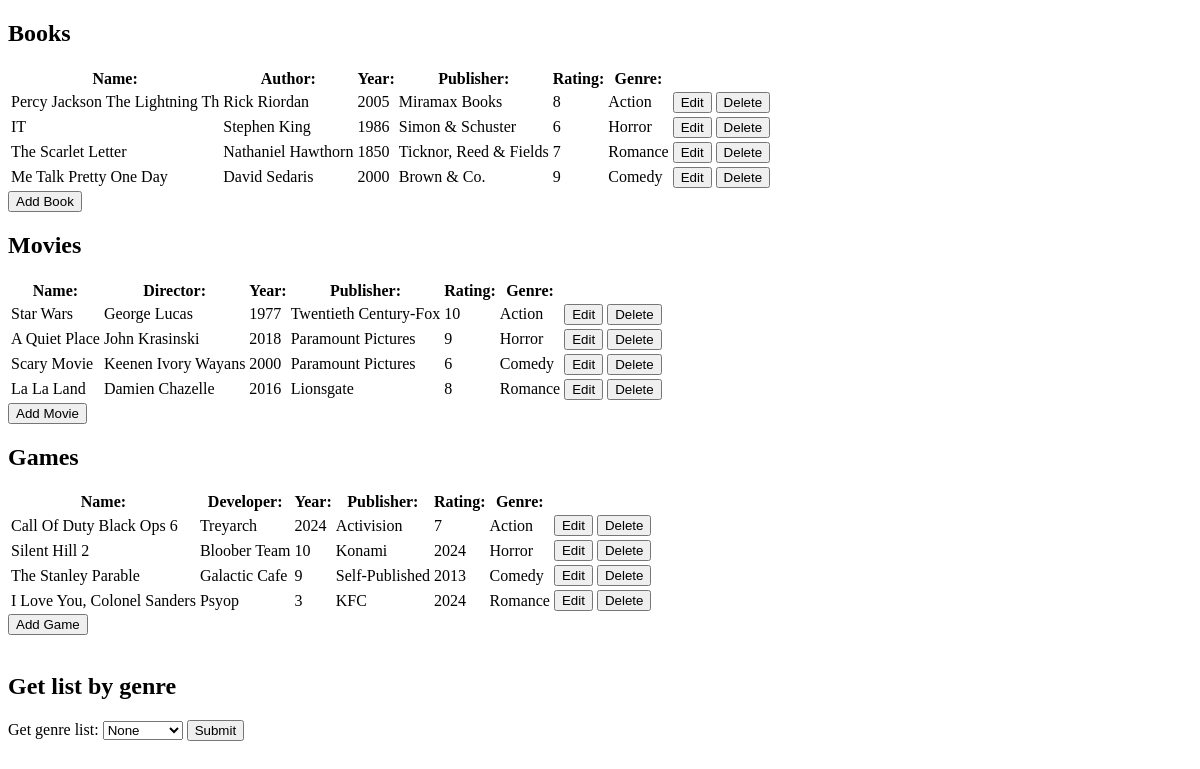
The app's page /, older data.
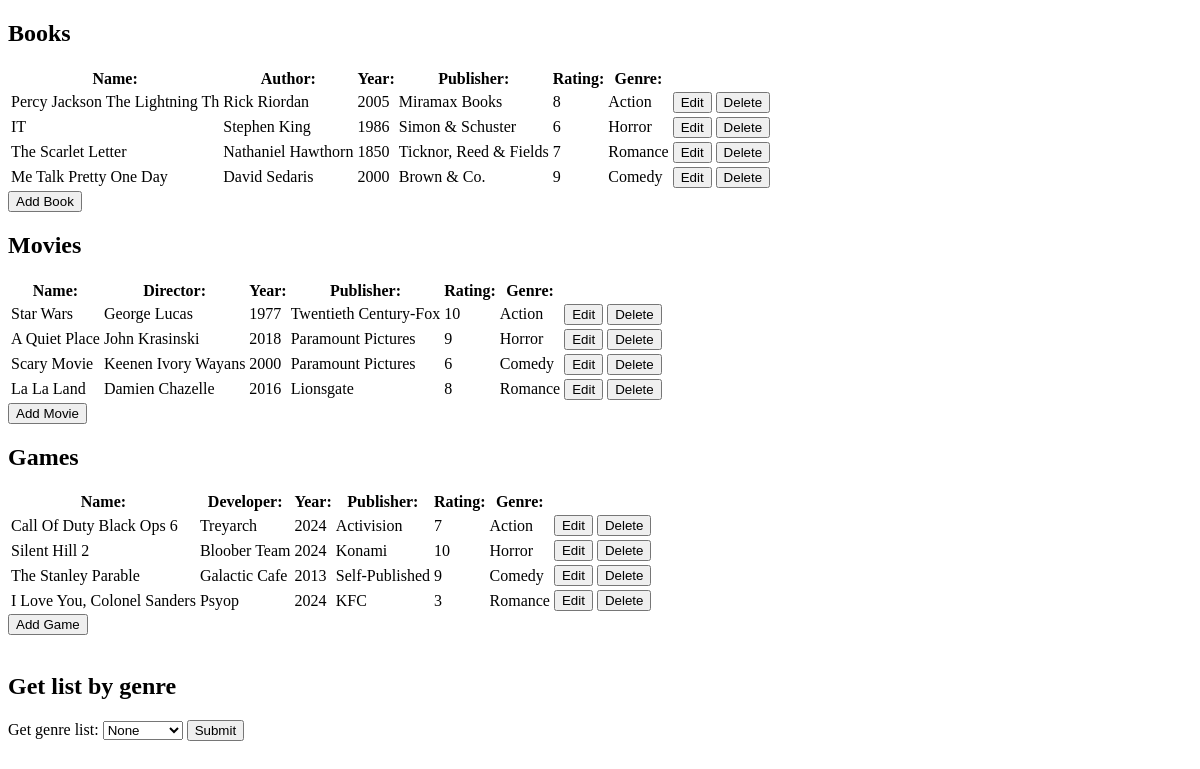
The same page, newer data.
### tables this page shows
CREATE TABLE IF NOT EXISTS `books` (
  `BookID` int NOT NULL AUTO_INCREMENT,
  `BookName` varchar(30) NOT NULL,
  `ReleaseYear` int NOT NULL,
  `Rating` int NOT NULL,
  `Author` varchar(30) NOT NULL,
  `Publisher` varchar(30) NOT NULL,
  `BookGenre` varchar(30) NOT NULL,
  PRIMARY KEY (`BookID`),
  KEY `book_fk_genre` (`BookGenre`)
);

CREATE TABLE IF NOT EXISTS `movies` (
  `MovieID` int NOT NULL AUTO_INCREMENT,
  `MovieName` varchar(30) NOT NULL,
  `ReleaseYear` int NOT NULL,
  `Rating` int NOT NULL,
  `Director` varchar(30) NOT NULL,
  `Publisher` varchar(30) NOT NULL,
  `MovieGenre` varchar(30) NOT NULL,
  PRIMARY KEY (`MovieID`),
  KEY `movie_fk_genre` (`MovieGenre`)
);

CREATE TABLE IF NOT EXISTS `games` (
  `GameID` int NOT NULL AUTO_INCREMENT,
  `GameName` varchar(30) NOT NULL,
  `ReleaseYear` int NOT NULL,
  `Rating` int NOT NULL,
  `Developer` varchar(30) NOT NULL,
  `Publisher` varchar(30) NOT NULL,
  `GameGenre` varchar(30) NOT NULL,
  PRIMARY KEY (`GameID`),
  KEY `game_fk_genre` (`GameGenre`)
);

### Models/books.php (called while the page is built, shortened)
<?php
function get_all_books() {
    global $db;
    $query = 'SELECT * FROM books';
    $statement = $db->prepare($query);
    $statement->execute();
    $media = $statement->fetchAll();
    return $media;
}
?>

### Models/movies.php (called while the page is built, shortened)
<?php
function get_all_movies() {
    global $db;
    $query = 'SELECT * FROM movies';
    $statement = $db->prepare($query);
    $statement->execute();
    $media = $statement->fetchAll();
    return $media;
}
?>

### Models/games.php (called while the page is built, shortened)
<?php
function get_all_games() {
    global $db;
    $query = 'SELECT * FROM games';
    $statement = $db->prepare($query);
    $statement->execute();
    $media = $statement->fetchAll();
    return $media;
}
?>

### list.php (the view, shortened to what this page needs)
<!DOCTYPE html>
<html lang="en">
<head>
</head>
<body>
    <h2>Books</h2>
    <table>
        <tr>
            <th>Name:</th>
            <th>Author:</th>
            <th>Year:</th>
            <th>Publisher:</th>
            <th>Rating:</th>
            <th>Genre:</th>
            <th>&nbsp;</th>
        </tr>
        <?php foreach ($books as $book) : ?>
        <tr>
        <td><?php echo $book['BookName'] ?> </td>
        <td><?php echo $book['Author'] ?> </td>
        <td><?php echo $book['ReleaseYear'] ?> </td>
        <td><?php echo $book['Publisher'] ?> </td>
        <td><?php echo $book['Rating'] ?> </td>
        <td><?php echo $book['BookGenre'] ?> </td>
        <td>
            <form action = "index.php" method = "post">
                    <input type="submit" value="Edit">
            </form>
        </td>
        <td>
            <form action = "index.php" method = "post">
                    <input type="submit" value="Delete">
            </form>
        </td>
        </tr>
        <?php endforeach ?>
        </table>
        <form action="index.php" method = "post">
            <input type="submit" value="Add Book">
        </form>
        <h2>Movies</h2>
    <table>
        <tr>
            <th>Name:</th>
            <th>Director:</th>
            <th>Year:</th>
            <th>Publisher:</th>
            <th>Rating:</th>
            <th>Genre:</th>
            <th>&nbsp;</th>
        </tr>
        <?php foreach ($movies as $movie) : ?>
        <tr>
        <td><?php echo $movie['MovieName'] ?> </td>
        <td><?php echo $movie['Director'] ?> </td>
        <td><?php echo $movie['ReleaseYear'] ?> </td>
        <td><?php echo $movie['Publisher'] ?> </td>
        <td><?php echo $movie['Rating'] ?> </td>
        <td><?php echo $movie['MovieGenre'] ?> </td>
        <td>
            <form action = "index.php" method = "post">
                    <input type="submit" value="Edit">
            </form>
        </td>
        <td>
            <form action = "index.php" method = "post">
                    <input type="submit" value="Delete">
            </form>
        </td>
        </tr>
        <?php endforeach ?>
    </table>
    <form action="index.php" value="add_movie">
            <input type="submit" value="Add Movie">
        </form>
    <h2>Games</h2>
    <table>
        <tr>
            <th>Name:</th>
            <th>Developer:</th>
            <th>Year:</th>
            <th>Publisher:</th>
            <th>Rating:</th>
            <th>Genre:</th>
            <th>&nbsp;</th>
        </tr>
        <?php foreach ($games as $game) : ?>
        <tr>
        <td><?php echo $game['GameName'] ?> </td>
        <td><?php echo $game['Developer'] ?> </td>
        <td><?php echo $game['ReleaseYear'] ?> </td>
        <td><?php echo $game['Publisher'] ?> </td>
        <td><?php echo $game['Rating'] ?> </td>
        <td><?php echo $game['GameGenre'] ?> </td>
        <td>
            <form action = "index.php" method = "post">
                    <input type="submit" value="Edit">
            </form>
        </td>
        <td>
            <form action = "index.php" method = "post">
                    <input type="submit" value="Delete">
            </form>
        </td>
        </tr>
        <?php endforeach ?>
    </table>
    <form action="index.php" value="add_game">
            <input type="submit" value="Add Game">
    </form>
    <br>
    <h2>Get list by genre</h2>
     <form action="index.php" value="get_selected_list" method="post">
        <label>Get genre list: </label>
        <select name="GenreSelector" id="GenreSelector">
            <option value="None">None</option>
        </select>
        <input type="Submit" value="Submit">
     </form>
</body>
</html>

### index.php (shortened to what this page needs)
<?php
    require_once('./Models/books.php');
    require_once('./Models/database.php');
    require_once('./Models/games.php');
    require_once('./Models/movies.php');
    $action = filter_input(INPUT_POST, 'action');
    if ($action === NULL) {
        $action = filter_input(INPUT_GET, 'action');
        if ($action === NULL) {
            $action = 'show_list';
        }
    }
    switch($action) {
        case 'show_list':
            $books = books\get_all_books();
            $movies = movies\get_all_movies();
            $games = games\get_all_games();
            include('list.php');
            break;
    }
?>

Row changes from the older to the newer data that the page shows:
changed games "Silent Hill 2": ReleaseYear "10" → "2024"; Rating "2024" → "10"
changed games "The Stanley Parable": ReleaseYear "9" → "2013"; Rating "2013" → "9"
changed games "I Love You, Colonel Sanders": ReleaseYear "3" → "2024"; Rating "2024" → "3"
